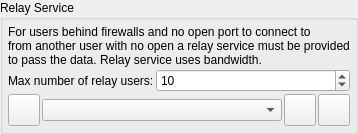
<?xml version="1.0" encoding="UTF-8"?>
<ui version="4.0">
 <class>RelayServiceWidgetUi</class>
 <widget class="QWidget" name="RelayServiceWidgetUi">
  <property name="geometry">
   <rect>
    <x>0</x>
    <y>0</y>
    <width>312</width>
    <height>120</height>
   </rect>
  </property>
  <property name="windowTitle">
   <string>Form</string>
  </property>
  <layout class="QGridLayout" name="gridLayout">
   <property name="leftMargin">
    <number>0</number>
   </property>
   <property name="topMargin">
    <number>0</number>
   </property>
   <property name="rightMargin">
    <number>0</number>
   </property>
   <property name="bottomMargin">
    <number>0</number>
   </property>
   <property name="spacing">
    <number>0</number>
   </property>
   <item row="0" column="0">
    <widget class="QGroupBox" name="m_RelayServiceGroupBox">
     <property name="title">
      <string>Relay Service</string>
     </property>
     <layout class="QVBoxLayout" name="verticalLayout">
      <property name="spacing">
       <number>2</number>
      </property>
      <property name="leftMargin">
       <number>5</number>
      </property>
      <property name="topMargin">
       <number>5</number>
      </property>
      <property name="rightMargin">
       <number>5</number>
      </property>
      <property name="bottomMargin">
       <number>5</number>
      </property>
      <item>
       <widget class="QLabel" name="RelayHelpLabel">
        <property name="text">
         <string>For users behind firewalls and no open port to connect to
from another user with no open a relay service must be provided
to pass the data. Relay service uses bandwidth.</string>
        </property>
       </widget>
      </item>
      <item>
       <layout class="QHBoxLayout" name="horizontalLayout_2">
        <property name="spacing">
         <number>2</number>
        </property>
        <item>
         <widget class="QLabel" name="label">
          <property name="text">
           <string>Max number of relay users:</string>
          </property>
         </widget>
        </item>
        <item>
         <widget class="QSpinBox" name="m_UserAllowCntSpinBox">
          <property name="sizePolicy">
           <sizepolicy hsizetype="Expanding" vsizetype="Fixed">
            <horstretch>0</horstretch>
            <verstretch>0</verstretch>
           </sizepolicy>
          </property>
          <property name="minimum">
           <number>2</number>
          </property>
          <property name="maximum">
           <number>30000</number>
          </property>
          <property name="value">
           <number>10</number>
          </property>
         </widget>
        </item>
       </layout>
      </item>
      <item>
       <layout class="QHBoxLayout" name="horizontalLayout">
        <item>
         <widget class="VxPushButton" name="m_PermissionButton">
          <property name="minimumSize">
           <size>
            <width>32</width>
            <height>32</height>
           </size>
          </property>
          <property name="maximumSize">
           <size>
            <width>32</width>
            <height>32</height>
           </size>
          </property>
          <property name="text">
           <string/>
          </property>
          <property name="iconSize">
           <size>
            <width>48</width>
            <height>48</height>
           </size>
          </property>
         </widget>
        </item>
        <item>
         <widget class="QComboBox" name="m_PermissionComboBox"/>
        </item>
        <item>
         <widget class="VxPushButton" name="m_PluginInfoButton">
          <property name="minimumSize">
           <size>
            <width>32</width>
            <height>32</height>
           </size>
          </property>
          <property name="maximumSize">
           <size>
            <width>32</width>
            <height>32</height>
           </size>
          </property>
          <property name="text">
           <string/>
          </property>
          <property name="iconSize">
           <size>
            <width>48</width>
            <height>48</height>
           </size>
          </property>
         </widget>
        </item>
        <item>
         <widget class="VxPushButton" name="m_PermissionInfoButton">
          <property name="minimumSize">
           <size>
            <width>32</width>
            <height>32</height>
           </size>
          </property>
          <property name="maximumSize">
           <size>
            <width>32</width>
            <height>32</height>
           </size>
          </property>
          <property name="text">
           <string/>
          </property>
          <property name="iconSize">
           <size>
            <width>48</width>
            <height>48</height>
           </size>
          </property>
         </widget>
        </item>
       </layout>
      </item>
     </layout>
    </widget>
   </item>
  </layout>
 </widget>
 <customwidgets>
  <customwidget>
   <class>VxPushButton</class>
   <extends>QPushButton</extends>
   <header>VxPushButton.h</header>
  </customwidget>
 </customwidgets>
 <resources/>
 <connections/>
</ui>
